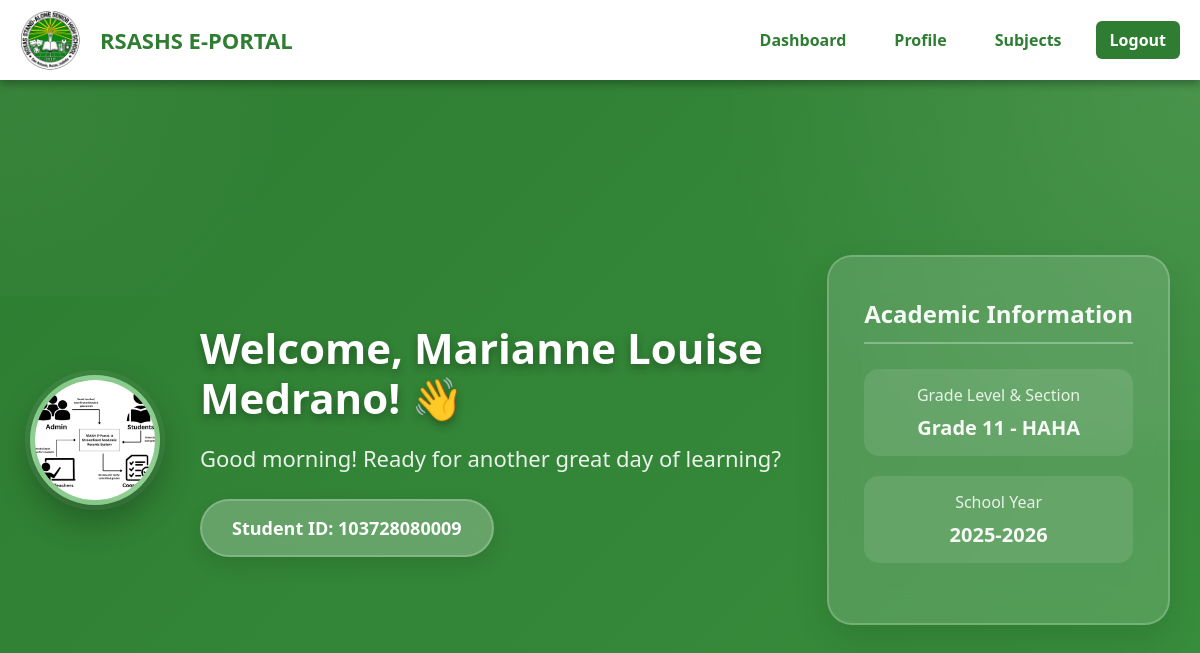
The page /dashboard.php (signed in) on the database its author committed.
### tables this page shows
CREATE TABLE `students` (
  `id` int(11) NOT NULL,
  `student_id` varchar(20) NOT NULL,
  `first_name` varchar(50) NOT NULL,
  `middle_name` varchar(50) NOT NULL,
  `last_name` varchar(50) NOT NULL,
  `extension_name` varchar(20) DEFAULT NULL,
  `gender` varchar(10) NOT NULL,
  `birthday` date NOT NULL,
  `contact` varchar(20) NOT NULL,
  `email` varchar(100) NOT NULL,
  `address` text NOT NULL,
  `last_school` varchar(100) NOT NULL,
  `school_address` varchar(150) NOT NULL,
  `date_attended` varchar(50) NOT NULL,
  `honors_received` varchar(100) DEFAULT NULL,
  `father_name` varchar(100) DEFAULT NULL,
  `father_occupation` varchar(100) DEFAULT NULL,
  `mother_name` varchar(100) DEFAULT NULL,
  `mother_occupation` varchar(100) DEFAULT NULL,
  `guardian_name` varchar(100) DEFAULT NULL,
  `guardian_contact` varchar(20) DEFAULT NULL,
  `student_image` varchar(255) DEFAULT NULL,
  `year_level` varchar(20) DEFAULT NULL,
  `section_name` varchar(50) DEFAULT NULL,
  `school_year` varchar(20) DEFAULT NULL,
  `subjects` text DEFAULT NULL,
  `teacher_id` int(11) DEFAULT NULL,
  `subject_teachers` text DEFAULT NULL
);

### dashboard.php (the view, shortened to what this page needs)
<?php
include("connect.php");
$student_id = $_SESSION['student_id'];
$sql = "SELECT * FROM students WHERE student_id = ?";
$stmt = $conn->prepare($sql);
$stmt->bind_param("s", $student_id);
$stmt->execute();
$result = $stmt->get_result();
if ($result->num_rows == 1) {
    $student = $result->fetch_assoc();
} else {
    echo "Student record not found.";
    exit();
}
?>
<!DOCTYPE html>
<html lang="en">
<head>
    <link rel="stylesheet" href="dashboard.css">
</head>
<body>
    <header>
        <div class="header-left">
            <img src="./img/logo.jpg" alt="RSASHS Logo">
            <h2>RSASHS E-PORTAL</h2>
        </div>
        <nav class="navbar" id="navbarLinks">
            <ul>
                <li><a href="dashboard.php">Dashboard</a></li>
                <li><a href="student.php">Profile</a></li>
                <li><a href="subjects.php">Subjects</a></li>
                <li><a href="logout.php" class="logout">Logout</a></li>
            </ul>
        </nav>
    </header>
    <div class="dashboard-container">
        <div class="welcome-section">
            <div class="welcome-content">
                <div class="profile-picture">
                    <?php if (!empty($student['student_image']) && file_exists("uploads/" . $student['student_image'])): ?>
                        <img src="uploads/<?= htmlspecialchars($student['student_image']) ?>" alt="Profile Photo">
                    <?php else: ?>
                        <?= strtoupper(substr($student['first_name'], 0, 1) . substr($student['last_name'], 0, 1)) ?>
                    <?php endif; ?>
                </div>
                <div class="welcome-text">
                    <h1>Welcome, <?= htmlspecialchars($student['first_name'] . ' ' . $student['last_name']) ?>! 👋</h1>
                    <div class="greeting" id="dynamicGreeting">Good morning! Ready for another great day of learning?
                    </div>
                    <div class="student-id">Student ID: <?= htmlspecialchars($student['student_id']) ?></div>
                </div>
                <div class="academic-info">
                    <h3>Academic Information</h3>
                    <div class="info-item">
                        <div class="info-label">Grade Level & Section</div>
                        <div class="info-value">
                            <?= htmlspecialchars(($student['year_level'] ?? '') . ' - ' . ($student['section_name'] ?? '')) ?>
                        </div>
                    </div>
                    <div class="info-item">
                        <div class="info-label">School Year</div>
                        <div class="info-value"><?= htmlspecialchars($student['school_year'] ?? '') ?></div>
                    </div>
                </div>
            </div>
        </div>
    </div>
</body>
</html>

### rows shown on the page
students: student_image (picture), first_name+last_name "Marianne Louise Medrano", student "103728080009", year_level+section_name "Grade 11 - HAHA", school_year "2025-2026"
